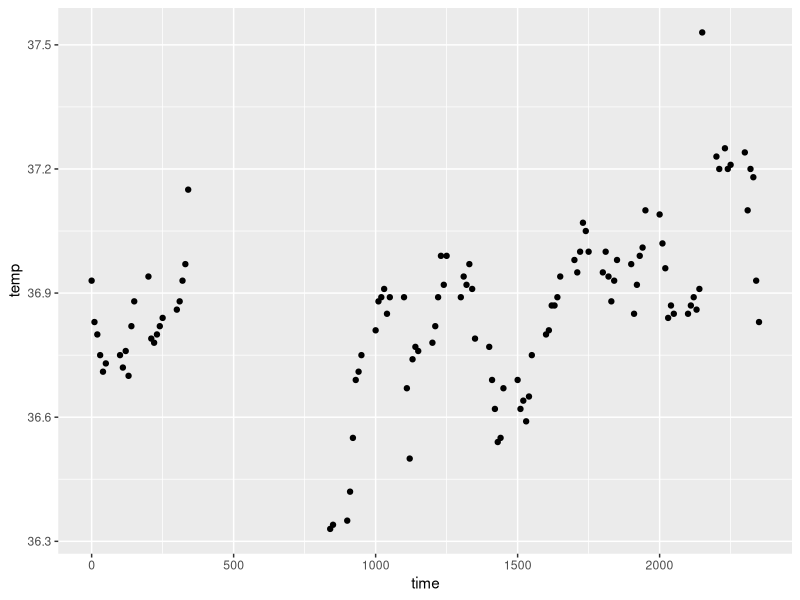

Source code (R):
## ---- chunk 1
library(ggplot2)
qplot(time, temp, data=beaver1)
## ---- chunk 2
library(knitr)
kable(head(iris))
